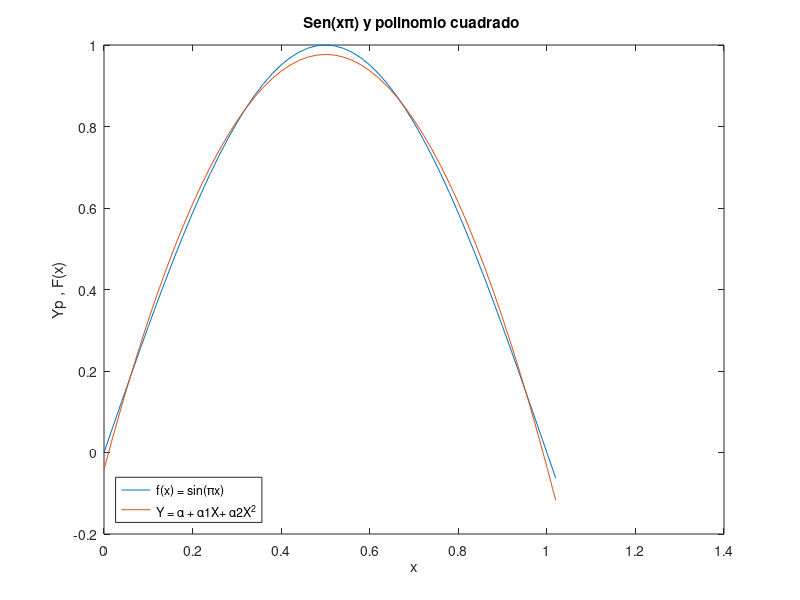

MATLAB code for this plot:
%Problema 5
clc
clear
close all
n=3%numero de coeficientes 
O=50
X1=[0:1/O:1]
a=length(X1)
for i=0:1:a
f(i+1)=sin((i/O)*pi)
X1(i+1)=(i/O)
end
X=zeros(length(f),n)
for z=0:1:a
X(z+1,:)=[1 (z/O) (z/O)^2 ];
end
Xt=X'
alfa=((Xt*X)^-1)*Xt*f'
W=alfa.*Xt
for k=1:length(W);
Y(k)=0
 for z=1:n
 Y(k)=Y(k)+W(z,k);
 end 
end
plot(X1,f,X1,Y)
xlabel('x')
ylabel('Yp , F(x)')
legend('f(x) = sin(\pix)','Y = \alpha + \alpha1X+ \alpha2X^2','Location','southwest')
title('Sen(x\pi) y polinomio cuadrado ')
